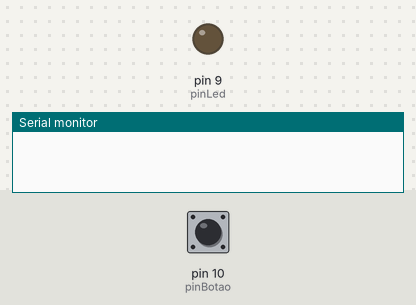
Bench run of a sketch on a simulated Arduino Uno, built with avr-gcc and run on an emulated ATmega328P. On the bench: output pins drawn as LEDs (lit = HIGH), the last lines printed to the serial monitor. The inputs (shaded band) are chosen by the test bench; at power-on: pin 10 (pinBotao) LOW.

Above: at 1.2 s.
1.3 s: pin 10 (pinBotao) pulled HIGH for 0.15 s
At 1.37 s:
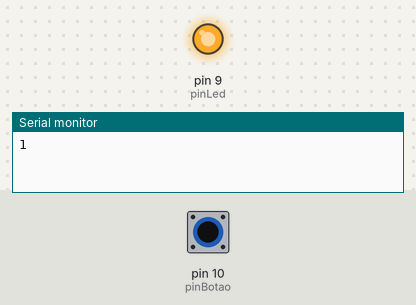
2.9 s: pin 10 (pinBotao) pulled HIGH for 3.2 s
At 7.1 s:
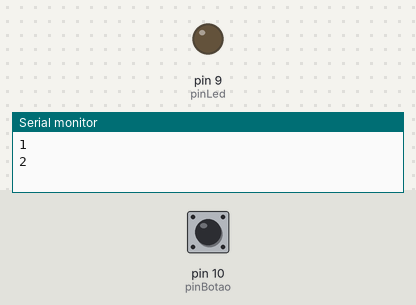
Timing chart, 0 to 8.6 s (numbered marks = the images above; inputs shaded):
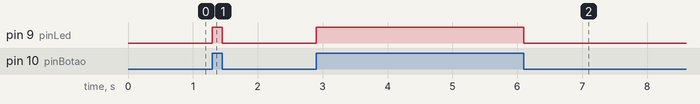

The sketch:

aula_331.ino
```cpp
#define pinLed 9
#define pinBotao 10

unsigned int valor = 0;
bool botaoPressionado = true;

void setup() {
  pinMode(pinBotao, INPUT);
  pinMode(pinLed, OUTPUT);
  Serial.begin(9600);
}

void loop() {
  bool statusBotao = digitalRead(pinBotao);

  digitalWrite(pinLed, statusBotao);

  if (statusBotao == true && botaoPressionado == true) {
    valor++;
    Serial.println(valor);
    botaoPressionado = false;
  }

  if (statusBotao == false) botaoPressionado = true;
}
```

Measured:
- after the input at 1.3 s, pin 9 (pinLed): LOW → HIGH at once, → LOW 0.15 s later
- after the input at 2.9 s, pin 9 (pinLed): LOW → HIGH at once, → LOW 3.2 s later
